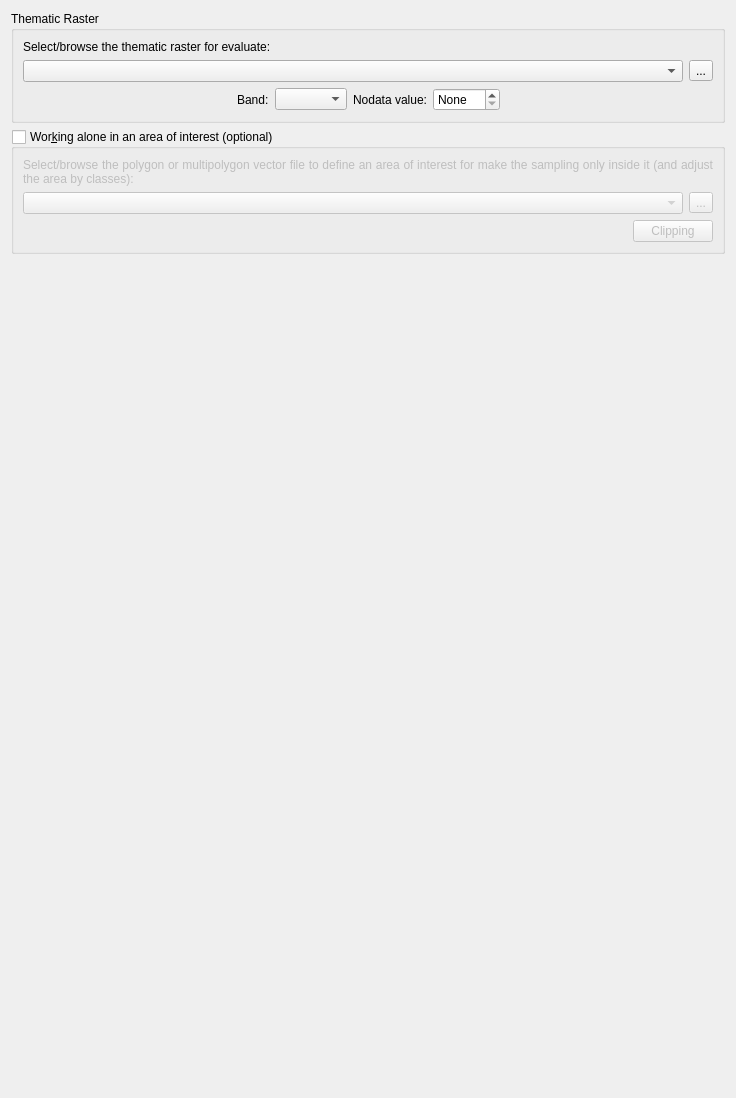
          <widget class="QWidget" name="scrollAreaWidgetContents_T">
           <property name="geometry">
            <rect>
             <x>0</x>
             <y>0</y>
             <width>736</width>
             <height>1098</height>
            </rect>
           </property>
           <layout class="QVBoxLayout" name="verticalLayout_2">
            <item>
             <widget class="QGroupBox" name="QGBox_ThematicRaster">
              <property name="title">
               <string>Thematic Raster</string>
              </property>
              <layout class="QVBoxLayout" name="verticalLayout_3">
               <item>
                <widget class="QLabel" name="label">
                 <property name="text">
                  <string>Select/browse the thematic raster for evaluate:</string>
                 </property>
                 <property name="wordWrap">
                  <bool>true</bool>
                 </property>
                </widget>
               </item>
               <item>
                <widget class="QWidget" name="widget_0" native="true">
                 <layout class="QHBoxLayout" name="horizontalLayout_11">
                  <property name="leftMargin">
                   <number>0</number>
                  </property>
                  <property name="topMargin">
                   <number>0</number>
                  </property>
                  <property name="rightMargin">
                   <number>0</number>
                  </property>
                  <property name="bottomMargin">
                   <number>0</number>
                  </property>
                  <item>
                   <widget class="QgsMapLayerComboBox" name="QCBox_ThematicRaster">
                    <property name="sizePolicy">
                     <sizepolicy hsizetype="Ignored" vsizetype="Fixed">
                      <horstretch>0</horstretch>
                      <verstretch>0</verstretch>
                     </sizepolicy>
                    </property>
                    <property name="focusPolicy">
                     <enum>Qt::StrongFocus</enum>
                    </property>
                    <property name="frame">
                     <bool>true</bool>
                    </property>
                    <property name="allowEmptyLayer">
                     <bool>true</bool>
                    </property>
                    <property name="showCrs">
                     <bool>false</bool>
                    </property>
                   </widget>
                  </item>
                  <item>
                   <widget class="QToolButton" name="QPBtn_browseThematicRaster">
                    <property name="text">
                     <string>...</string>
                    </property>
                   </widget>
                  </item>
                 </layout>
                </widget>
               </item>
               <item>
                <widget class="QWidget" name="widget_7" native="true">
                 <layout class="QHBoxLayout" name="horizontalLayout_5">
                  <property name="leftMargin">
                   <number>0</number>
                  </property>
                  <property name="topMargin">
                   <number>0</number>
                  </property>
                  <property name="rightMargin">
                   <number>0</number>
                  </property>
                  <property name="bottomMargin">
                   <number>0</number>
                  </property>
                  <item>
                   <spacer name="horizontalSpacer_8">
                    <property name="orientation">
                     <enum>Qt::Horizontal</enum>
                    </property>
                    <property name="sizeHint" stdset="0">
                     <size>
                      <width>40</width>
                      <height>20</height>
                     </size>
                    </property>
                   </spacer>
                  </item>
                  <item>
                   <widget class="QLabel" name="label_26">
                    <property name="text">
                     <string>Band:</string>
                    </property>
                   </widget>
                  </item>
                  <item>
                   <widget class="QComboBox" name="QCBox_band_ThematicRaster"/>
                  </item>
                  <item>
                   <widget class="QLabel" name="label_2">
                    <property name="text">
                     <string>Nodata value:</string>
                    </property>
                   </widget>
                  </item>
                  <item>
                   <widget class="QSpinBox" name="nodata_ThematicRaster">
                    <property name="toolTip">
                     <string>The nodata value set automatically from image if this has the nodata value set</string>
                    </property>
                    <property name="specialValueText">
                     <string>None</string>
                    </property>
                    <property name="minimum">
                     <number>-1</number>
                    </property>
                    <property name="maximum">
                     <number>999999</number>
                    </property>
                    <property name="value">
                     <number>-1</number>
                    </property>
                   </widget>
                  </item>
                  <item>
                   <spacer name="horizontalSpacer_9">
                    <property name="orientation">
                     <enum>Qt::Horizontal</enum>
                    </property>
                    <property name="sizeHint" stdset="0">
                     <size>
                      <width>40</width>
                      <height>20</height>
                     </size>
                    </property>
                   </spacer>
                  </item>
                 </layout>
                </widget>
               </item>
              </layout>
             </widget>
            </item>
            <item>
             <widget class="QGroupBox" name="QGBox_AreaOfInterest">
              <property name="title">
               <string>Wor&amp;king alone in an area of interest (optional)</string>
              </property>
              <property name="checkable">
               <bool>true</bool>
              </property>
              <property name="checked">
               <bool>false</bool>
              </property>
              <layout class="QVBoxLayout" name="verticalLayout_7">
               <item>
                <widget class="QWidget" name="widget_AreaOfInterest" native="true">
                 <layout class="QVBoxLayout" name="verticalLayout_12">
                  <property name="leftMargin">
                   <number>0</number>
                  </property>
                  <property name="topMargin">
                   <number>0</number>
                  </property>
                  <property name="rightMargin">
                   <number>0</number>
                  </property>
                  <property name="bottomMargin">
                   <number>0</number>
                  </property>
                  <item>
                   <widget class="QLabel" name="label_7">
                    <property name="font">
                     <font>
                      <italic>false</italic>
                     </font>
                    </property>
                    <property name="text">
                     <string>Select/browse the polygon or multipolygon vector file to define an area of interest for make the sampling only inside it (and adjust the area by classes):</string>
                    </property>
                    <property name="alignment">
                     <set>Qt::AlignJustify|Qt::AlignVCenter</set>
                    </property>
                    <property name="wordWrap">
                     <bool>true</bool>
                    </property>
                   </widget>
                  </item>
                  <item>
                   <widget class="QWidget" name="widget_22" native="true">
                    <layout class="QHBoxLayout" name="horizontalLayout_21">
                     <property name="leftMargin">
                      <number>0</number>
                     </property>
                     <property name="topMargin">
                      <number>0</number>
                     </property>
                     <property name="rightMargin">
                      <number>0</number>
                     </property>
                     <property name="bottomMargin">
                      <number>0</number>
                     </property>
                     <item>
                      <widget class="QgsMapLayerComboBox" name="QCBox_AreaOfInterest">
                       <property name="sizePolicy">
                        <sizepolicy hsizetype="Ignored" vsizetype="Fixed">
                         <horstretch>0</horstretch>
                         <verstretch>0</verstretch>
                        </sizepolicy>
                       </property>
                       <property name="focusPolicy">
                        <enum>Qt::StrongFocus</enum>
                       </property>
                       <property name="allowEmptyLayer">
                        <bool>true</bool>
                       </property>
                      </widget>
                     </item>
                     <item>
                      <widget class="QToolButton" name="QPBtn_browseAreaOfInterest">
                       <property name="text">
                        <string>...</string>
                       </property>
                      </widget>
                     </item>
                    </layout>
                   </widget>
                  </item>
                  <item>
                   <widget class="QWidget" name="widget_3" native="true">
                    <layout class="QHBoxLayout" name="horizontalLayout_3">
                     <property name="spacing">
                      <number>0</number>
                     </property>
                     <property name="leftMargin">
                      <number>0</number>
                     </property>
                     <property name="topMargin">
                      <number>0</number>
                     </property>
                     <property name="rightMargin">
                      <number>0</number>
                     </property>
                     <property name="bottomMargin">
                      <number>0</number>
                     </property>
                     <item>
                      <spacer name="horizontalSpacer">
                       <property name="orientation">
                        <enum>Qt::Horizontal</enum>
                       </property>
                       <property name="sizeHint" stdset="0">
                        <size>
                         <width>40</width>
                         <height>20</height>
                        </size>
                       </property>
                      </spacer>
                     </item>
                     <item>
                      <widget class="QPushButton" name="QPBtn_ClippingThematic">
                       <property name="text">
                        <string>Clipping</string>
                       </property>
                      </widget>
                     </item>
                    </layout>
                   </widget>
                  </item>
                 </layout>
                </widget>
               </item>
              </layout>
             </widget>
            </item>
            <item>
             <spacer name="verticalSpacer">
              <property name="orientation">
               <enum>Qt::Vertical</enum>
              </property>
              <property name="sizeHint" stdset="0">
               <size>
                <width>20</width>
                <height>40</height>
               </size>
              </property>
             </spacer>
            </item>
           </layout>
          </widget>
